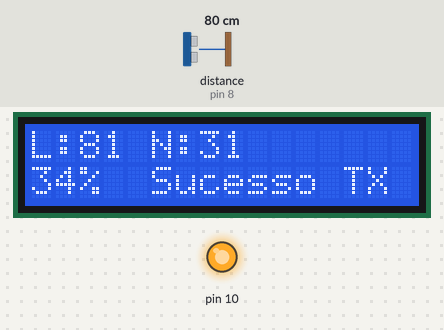
The sketch below on a simulated Arduino Uno, built with avr-gcc and run on an emulated ATmega328P. Parts: 16×2 character LCD, output pins drawn as LEDs (lit = HIGH). Inputs (shaded band) come from the test bench; at power-on: distance to the obstacle (sensor on pin 8) 80 cm. The echo pulse lasts 58.3 µs per cm; no radio packets arrive unless stated; what the sketch prints to the serial monitor is not drawn.

Above: at 1.2 s.
1.3 s: distance to the obstacle (sensor on pin 8) set to 2 cm
At 2.9 s:
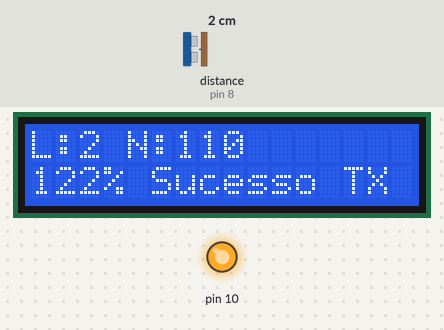
4.3 s: distance to the obstacle (sensor on pin 8) set to 250 cm
At 5.6 s:
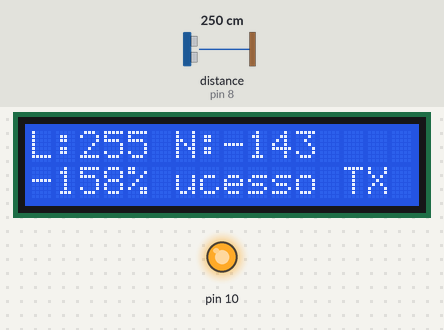
7.3 s: distance to the obstacle (sensor on pin 8) set to 18 cm
At 8.6 s:
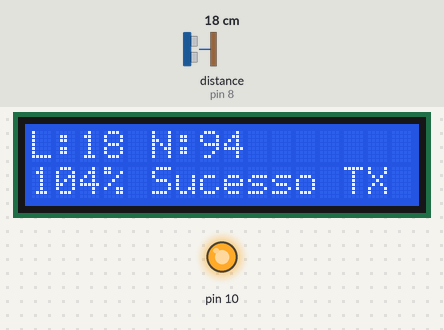
9.1 s: distance to the obstacle (sensor on pin 8) set to 299 cm
At 10.8 s:
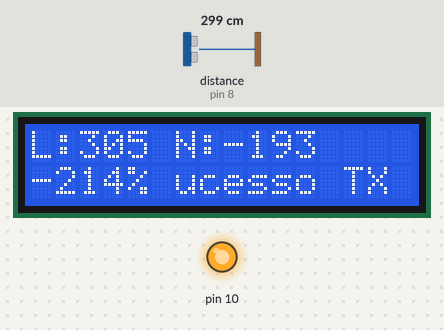
12.1 s: distance to the obstacle (sensor on pin 8) set to 35 cm
At 13.7 s:
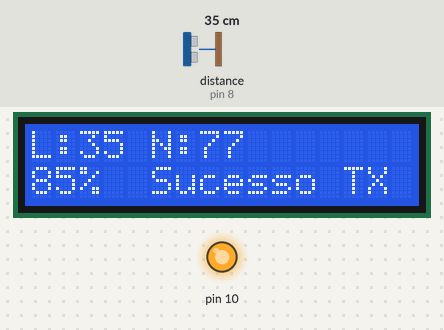
15.1 s: distance to the obstacle (sensor on pin 8) set to 120 cm
At 16.3 s:
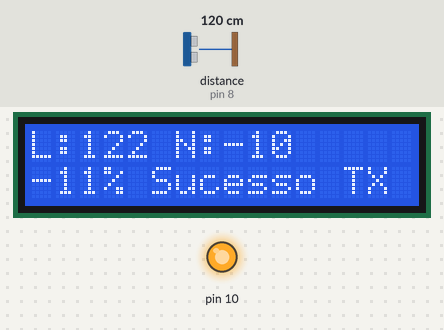
Timing chart, 0 to 18.1 s (numbered marks = the images above; inputs shaded):
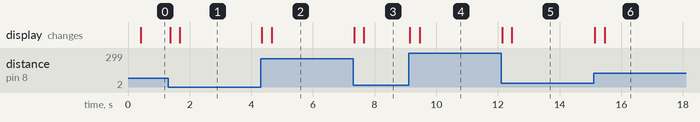

Measured:
- after the input at 1.3 s, the display: first changes after 0.08 s (image 1 shows a later state)
- after the input at 4.3 s, the display: first changes at once (image 2 shows a later state)
- after the input at 7.3 s, the display: first changes at once (image 3 shows a later state)
- after the input at 9.1 s, the display: first changes at once (image 4 shows a later state)
- after the input at 12.1 s, the display: first changes at once (image 5 shows a later state)
- after the input at 15.1 s, the display: first changes at once (image 6 shows a later state)

The sketch:

Caixa_uno_wifi.ino
```cpp
// ---------------------------------------------------------------------------
// Example NewPing library sketch that does a ping about 20 times per second.
// compilacao: processador atmega 168 / porta: usbseral 1420
// v0: Arduino Uno na Cisterna enviando informações para Mega
// v1: Rede com 3 arduinos: this: node 01 (Cisterna)
// v0: uno fica na caixa
 /* Antes:                   Mega: Node 00
 *
 *   Uno (cisterna): Node 01         Nano (Caixa): Node 02 (this.node)
 *
 * Agora:                   Mega: Node 00
 *
 *   Uno (caixa): Node 01         Nano (Cisterna): Node 02 (this.node)
*/
// ---------------------------------------------------------------------------


// #include <printf.h>
// #include <nRF24L01.h>
// #include <RF24_config.h>
#include <RF24.h>
#include <RF24Network.h>
#include <SPI.h>

#include <NewPing.h>
#include <LiquidCrystal.h>

#define MAX_DISTANCE 400 // Maximum distance we want to ping for (in centimeters). Maximum sensor distance is rated at 400-500cm.
#define NUMREADINGS 10 // tamanho da janela para cálculo da média móvel
#define TRIGGER_PIN_CIS  9  // Arduino pin tied to trigger pin on the ultrasonic sensor.
#define ECHO_PIN_CIS     8  // Arduino pin tied to echo pin on the ultrasonic sensor.
#define H_CIS 90         // Altura (cm) da cisterna  caixa = 90  cis = 155
#define h_SENSOR_CIS 22         // Distância (cm) entre o sensor e o inicio da cisterna  cis=25 caixa = 22

#define tempo_TX 5000
#define tempo 1000

// --- Declaraçao de Variáveis --- //
int readings_cis[NUMREADINGS];
int index_cis = 0;                            // índice da leitura atual
int total_cis = 0;                            // total móvel
int average_cis = 0;                          // média
int leitura_cis=0;
int nivel_cis=0;
float nivel_cis_percent=0;
long tempoInicio;
boolean falhaTX;

struct estruturaDadosRF
{
   int nivel = 0;
   int nivel_percent = 0;
};
typedef struct estruturaDadosRF tipoDadosRF;

tipoDadosRF dadosRF;


// --- Declaracao de Objetos --- //
LiquidCrystal lcd(2, 3, 4, 5, 6, 7);    // Indica as portas digitais utilizadas: lcd(<pino RS>, <pino enable>, <pino D4>, <pino D5>, <pino D6>, <pino D7>)
NewPing sonar_cis(TRIGGER_PIN_CIS, ECHO_PIN_CIS, MAX_DISTANCE); // NewPing setup of pins and maximum distance.

RF24 radio(14,15);   // CE,CS = CHIP ENABLE E CHIP SELECT
RF24Network network(radio);      // Include the radio in the network
const uint16_t node00 = 00;
const uint16_t this_node = 01;   // Address of our node in Octal format ( 04,031, etc)

//byte enderecos[][6] = {"1node","2node"};


void setup() {
  Serial.begin(9600); // Open serial monitor at 115200 baud to see ping results.

    // Config LCD
  lcd.begin(16, 2); // 16 colunas e 2 linhas
  lcd.clear();
  lcd.print("Setup");

    // config comunicacao wifi
  SPI.begin();
  radio.begin();
  network.begin(90, this_node); //(channel, node address)

    /*
  radio.begin();
  radio.openWritingPipe(enderecos[1]);
  radio.openReadingPipe(1,enderecos[0]);
  radio.stopListening();
  //radio.startListening(); */


  // Inicializa vetor de leituras
  for (int i = 0; i < NUMREADINGS; i++)
  {
      readings_cis[i] = 0;                      // inicializa todas as leituras com 0
    }

}


void loop()
{

    Serial.println("loop");

    leitura_cis=sonar_cis.ping_cm();

    if ( leitura_cis!=0)
    {
        Serial.println(leitura_cis);
        total_cis -= readings_cis[index_cis];               // subtrair a última leitura
        readings_cis[index_cis] = leitura_cis;              // ler do sensor
        total_cis += readings_cis[index_cis];               // adicionar leitura ao total
        index_cis = (index_cis + 1);                        // avançar ao próximo índice

        if (index_cis >= NUMREADINGS)                       // se estiver no fim do vetor...
        {
            index_cis = 0;                                  // ...meia-volta ao início
            //delay(tempo);
        }

    average_cis = total_cis / NUMREADINGS;                  // calcular a média
    nivel_cis = H_CIS + h_SENSOR_CIS - average_cis ;
    nivel_cis_percent = (nivel_cis * 100) / H_CIS;

    dadosRF.nivel = nivel_cis;
    //dadosRF.nivel = leitura_cis;
    dadosRF.nivel_percent = int(nivel_cis_percent);


    tempoInicio = millis();
    network.update();
    Serial.println("update");

    RF24NetworkHeader header(/*to node*/node00);     // (Address where the data is going)

    //while ( falhaTX = !radio.write(&dadosRF,sizeof(tipoDadosRF)))
    while ( falhaTX = !network.write(header,&dadosRF,sizeof(tipoDadosRF)))
    {
        Serial.print("Tentando por: ");
        Serial.print(tempo_TX/1000);
        Serial.println(" segundos");

        if ((millis() - tempoInicio) > tempo_TX)
        {
            break;

         }
    }


    if (falhaTX == 1)
    {
        lcd.clear();
        lcd.setCursor(5,1);
        lcd.print("Falha TX...");
        Serial.println("Falha TX...");
    }
    else
    {
        lcd.clear();
        lcd.setCursor(5,1);
        lcd.print("Sucesso TX");
        Serial.println("Sucesso TX");
        //delay(tempo);
    }


    lcd.setCursor(0, 0);
    //lcd.print("Cist:");
    lcd.print("L:");
    lcd.print(leitura_cis);
    lcd.print(" N:");
    lcd.print(nivel_cis);
    //lcd.print("cm");
    lcd.setCursor(0, 1);
    //lcd.print(" ");
    lcd.print(int(nivel_cis_percent));
    lcd.print("% ");

    }

}
```
